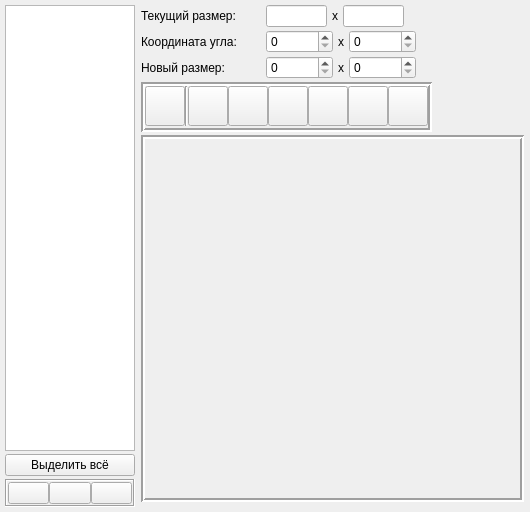
<?xml version="1.0" encoding="UTF-8"?>
<ui version="4.0">
 <class>PrinterWidget</class>
 <widget class="QWidget" name="PrinterWidget">
  <property name="geometry">
   <rect>
    <x>0</x>
    <y>0</y>
    <width>530</width>
    <height>512</height>
   </rect>
  </property>
  <property name="windowTitle">
   <string>Form</string>
  </property>
  <layout class="QGridLayout" name="gridLayout_2">
   <property name="leftMargin">
    <number>5</number>
   </property>
   <property name="topMargin">
    <number>5</number>
   </property>
   <property name="rightMargin">
    <number>5</number>
   </property>
   <property name="bottomMargin">
    <number>5</number>
   </property>
   <property name="spacing">
    <number>5</number>
   </property>
   <item row="0" column="0">
    <layout class="QHBoxLayout" name="horizontalLayout" stretch="0,0">
     <property name="spacing">
      <number>3</number>
     </property>
     <item>
      <layout class="QVBoxLayout" name="verticalLayout_2">
       <property name="spacing">
        <number>3</number>
       </property>
       <item>
        <widget class="QListWidget" name="print_list">
         <property name="sizePolicy">
          <sizepolicy hsizetype="Fixed" vsizetype="Expanding">
           <horstretch>0</horstretch>
           <verstretch>0</verstretch>
          </sizepolicy>
         </property>
         <property name="maximumSize">
          <size>
           <width>130</width>
           <height>16777215</height>
          </size>
         </property>
        </widget>
       </item>
       <item>
        <widget class="QPushButton" name="selection_button">
         <property name="text">
          <string>Выделить всё</string>
         </property>
         <property name="icon">
          <iconset resource="icons.qrc">
           <normaloff>:/icons/Icons/SelectAllIcon.png</normaloff>:/icons/Icons/SelectAllIcon.png</iconset>
         </property>
        </widget>
       </item>
       <item>
        <widget class="QFrame" name="frame">
         <property name="frameShape">
          <enum>QFrame::Box</enum>
         </property>
         <property name="frameShadow">
          <enum>QFrame::Sunken</enum>
         </property>
         <layout class="QHBoxLayout" name="horizontalLayout_6">
          <property name="spacing">
           <number>0</number>
          </property>
          <property name="leftMargin">
           <number>1</number>
          </property>
          <property name="topMargin">
           <number>1</number>
          </property>
          <property name="rightMargin">
           <number>1</number>
          </property>
          <property name="bottomMargin">
           <number>1</number>
          </property>
          <item>
           <widget class="QPushButton" name="delete_selected_button">
            <property name="toolTip">
             <string>&lt;html&gt;&lt;head/&gt;&lt;body&gt;&lt;p align=&quot;center&quot;&gt;&lt;span style=&quot; font-size:9pt;&quot;&gt;Удаление&lt;/span&gt;&lt;/p&gt;&lt;/body&gt;&lt;/html&gt;</string>
            </property>
            <property name="text">
             <string/>
            </property>
            <property name="icon">
             <iconset resource="icons.qrc">
              <normaloff>:/icons/Icons/DeleteIcon.png</normaloff>:/icons/Icons/DeleteIcon.png</iconset>
            </property>
            <property name="iconSize">
             <size>
              <width>30</width>
              <height>30</height>
             </size>
            </property>
           </widget>
          </item>
          <item>
           <widget class="QPushButton" name="compose_button">
            <property name="toolTip">
             <string>&lt;html&gt;&lt;head/&gt;&lt;body&gt;&lt;p align=&quot;center&quot;&gt;&lt;span style=&quot; font-size:9pt;&quot;&gt;Компоновка на одном листе и печать&lt;/span&gt;&lt;/p&gt;&lt;/body&gt;&lt;/html&gt;</string>
            </property>
            <property name="text">
             <string/>
            </property>
            <property name="icon">
             <iconset resource="icons.qrc">
              <normaloff>:/icons/Icons/CompIcon.jpg</normaloff>:/icons/Icons/CompIcon.jpg</iconset>
            </property>
            <property name="iconSize">
             <size>
              <width>30</width>
              <height>30</height>
             </size>
            </property>
           </widget>
          </item>
          <item>
           <widget class="QPushButton" name="print_button">
            <property name="toolTip">
             <string>&lt;html&gt;&lt;head/&gt;&lt;body&gt;&lt;p align=&quot;center&quot;&gt;&lt;span style=&quot; font-size:9pt;&quot;&gt;Печать на разных листах&lt;/span&gt;&lt;/p&gt;&lt;/body&gt;&lt;/html&gt;</string>
            </property>
            <property name="text">
             <string/>
            </property>
            <property name="icon">
             <iconset resource="icons.qrc">
              <normaloff>:/icons/Icons/PrintIcon.png</normaloff>:/icons/Icons/PrintIcon.png</iconset>
            </property>
            <property name="iconSize">
             <size>
              <width>30</width>
              <height>30</height>
             </size>
            </property>
           </widget>
          </item>
         </layout>
        </widget>
       </item>
      </layout>
     </item>
     <item>
      <layout class="QVBoxLayout" name="verticalLayout">
       <property name="spacing">
        <number>3</number>
       </property>
       <property name="leftMargin">
        <number>3</number>
       </property>
       <property name="topMargin">
        <number>0</number>
       </property>
       <property name="rightMargin">
        <number>1</number>
       </property>
       <property name="bottomMargin">
        <number>5</number>
       </property>
       <item>
        <layout class="QHBoxLayout" name="horizontalLayout_3">
         <property name="spacing">
          <number>5</number>
         </property>
         <property name="leftMargin">
          <number>0</number>
         </property>
         <property name="topMargin">
          <number>0</number>
         </property>
         <property name="rightMargin">
          <number>0</number>
         </property>
         <property name="bottomMargin">
          <number>0</number>
         </property>
         <item>
          <widget class="QLabel" name="current_size_label">
           <property name="sizePolicy">
            <sizepolicy hsizetype="Fixed" vsizetype="Preferred">
             <horstretch>0</horstretch>
             <verstretch>0</verstretch>
            </sizepolicy>
           </property>
           <property name="minimumSize">
            <size>
             <width>120</width>
             <height>0</height>
            </size>
           </property>
           <property name="text">
            <string>Текущий размер:</string>
           </property>
          </widget>
         </item>
         <item>
          <widget class="QLineEdit" name="current_width">
           <property name="sizePolicy">
            <sizepolicy hsizetype="Fixed" vsizetype="Fixed">
             <horstretch>0</horstretch>
             <verstretch>0</verstretch>
            </sizepolicy>
           </property>
           <property name="maximumSize">
            <size>
             <width>61</width>
             <height>16777215</height>
            </size>
           </property>
           <property name="readOnly">
            <bool>true</bool>
           </property>
          </widget>
         </item>
         <item>
          <widget class="QLabel" name="label_2">
           <property name="text">
            <string>x</string>
           </property>
          </widget>
         </item>
         <item>
          <widget class="QLineEdit" name="current_heigh">
           <property name="sizePolicy">
            <sizepolicy hsizetype="Fixed" vsizetype="Fixed">
             <horstretch>0</horstretch>
             <verstretch>0</verstretch>
            </sizepolicy>
           </property>
           <property name="maximumSize">
            <size>
             <width>61</width>
             <height>16777215</height>
            </size>
           </property>
           <property name="readOnly">
            <bool>true</bool>
           </property>
          </widget>
         </item>
         <item>
          <spacer name="horizontalSpacer">
           <property name="orientation">
            <enum>Qt::Horizontal</enum>
           </property>
           <property name="sizeHint" stdset="0">
            <size>
             <width>40</width>
             <height>20</height>
            </size>
           </property>
          </spacer>
         </item>
        </layout>
       </item>
       <item>
        <layout class="QHBoxLayout" name="horizontalLayout_5">
         <property name="spacing">
          <number>5</number>
         </property>
         <property name="leftMargin">
          <number>0</number>
         </property>
         <property name="topMargin">
          <number>0</number>
         </property>
         <property name="rightMargin">
          <number>0</number>
         </property>
         <property name="bottomMargin">
          <number>0</number>
         </property>
         <item>
          <widget class="QLabel" name="corner_coord_label">
           <property name="sizePolicy">
            <sizepolicy hsizetype="Fixed" vsizetype="Preferred">
             <horstretch>0</horstretch>
             <verstretch>0</verstretch>
            </sizepolicy>
           </property>
           <property name="minimumSize">
            <size>
             <width>120</width>
             <height>0</height>
            </size>
           </property>
           <property name="text">
            <string>Координата угла:</string>
           </property>
          </widget>
         </item>
         <item>
          <widget class="QSpinBox" name="corner_coord_x">
           <property name="wrapping">
            <bool>false</bool>
           </property>
           <property name="frame">
            <bool>true</bool>
           </property>
           <property name="accelerated">
            <bool>true</bool>
           </property>
           <property name="maximum">
            <number>999999</number>
           </property>
          </widget>
         </item>
         <item>
          <widget class="QLabel" name="label_5">
           <property name="text">
            <string>x</string>
           </property>
          </widget>
         </item>
         <item>
          <widget class="QSpinBox" name="corner_coord_y">
           <property name="accelerated">
            <bool>true</bool>
           </property>
           <property name="showGroupSeparator" stdset="0">
            <bool>false</bool>
           </property>
           <property name="suffix">
            <string/>
           </property>
           <property name="maximum">
            <number>999999</number>
           </property>
           <property name="value">
            <number>0</number>
           </property>
          </widget>
         </item>
         <item>
          <spacer name="horizontalSpacer_2">
           <property name="orientation">
            <enum>Qt::Horizontal</enum>
           </property>
           <property name="sizeHint" stdset="0">
            <size>
             <width>40</width>
             <height>20</height>
            </size>
           </property>
          </spacer>
         </item>
        </layout>
       </item>
       <item>
        <layout class="QHBoxLayout" name="horizontalLayout_4">
         <property name="spacing">
          <number>5</number>
         </property>
         <property name="leftMargin">
          <number>0</number>
         </property>
         <property name="topMargin">
          <number>0</number>
         </property>
         <property name="rightMargin">
          <number>0</number>
         </property>
         <property name="bottomMargin">
          <number>0</number>
         </property>
         <item>
          <widget class="QLabel" name="new_size_label">
           <property name="sizePolicy">
            <sizepolicy hsizetype="Fixed" vsizetype="Preferred">
             <horstretch>0</horstretch>
             <verstretch>0</verstretch>
            </sizepolicy>
           </property>
           <property name="minimumSize">
            <size>
             <width>120</width>
             <height>0</height>
            </size>
           </property>
           <property name="text">
            <string>Новый размер:</string>
           </property>
          </widget>
         </item>
         <item>
          <widget class="QSpinBox" name="new_size_x">
           <property name="accelerated">
            <bool>true</bool>
           </property>
           <property name="maximum">
            <number>999999</number>
           </property>
          </widget>
         </item>
         <item>
          <widget class="QLabel" name="label_3">
           <property name="text">
            <string>x</string>
           </property>
          </widget>
         </item>
         <item>
          <widget class="QSpinBox" name="new_size_y">
           <property name="accelerated">
            <bool>true</bool>
           </property>
           <property name="maximum">
            <number>999999</number>
           </property>
          </widget>
         </item>
         <item>
          <spacer name="horizontalSpacer_3">
           <property name="orientation">
            <enum>Qt::Horizontal</enum>
           </property>
           <property name="sizeHint" stdset="0">
            <size>
             <width>40</width>
             <height>20</height>
            </size>
           </property>
          </spacer>
         </item>
        </layout>
       </item>
       <item>
        <layout class="QHBoxLayout" name="horizontalLayout_7">
         <property name="spacing">
          <number>5</number>
         </property>
         <property name="sizeConstraint">
          <enum>QLayout::SetDefaultConstraint</enum>
         </property>
         <property name="leftMargin">
          <number>0</number>
         </property>
         <property name="topMargin">
          <number>0</number>
         </property>
         <property name="rightMargin">
          <number>0</number>
         </property>
         <property name="bottomMargin">
          <number>0</number>
         </property>
         <item>
          <widget class="QFrame" name="frame_2">
           <property name="sizePolicy">
            <sizepolicy hsizetype="Fixed" vsizetype="Fixed">
             <horstretch>0</horstretch>
             <verstretch>0</verstretch>
            </sizepolicy>
           </property>
           <property name="minimumSize">
            <size>
             <width>264</width>
             <height>0</height>
            </size>
           </property>
           <property name="frameShape">
            <enum>QFrame::Box</enum>
           </property>
           <property name="frameShadow">
            <enum>QFrame::Sunken</enum>
           </property>
           <property name="lineWidth">
            <number>2</number>
           </property>
           <layout class="QHBoxLayout" name="horizontalLayout_2">
            <property name="spacing">
             <number>0</number>
            </property>
            <property name="leftMargin">
             <number>0</number>
            </property>
            <property name="topMargin">
             <number>0</number>
            </property>
            <property name="rightMargin">
             <number>0</number>
            </property>
            <property name="bottomMargin">
             <number>2</number>
            </property>
            <item>
             <widget class="QPushButton" name="cancel_button">
              <property name="sizePolicy">
               <sizepolicy hsizetype="Fixed" vsizetype="Fixed">
                <horstretch>0</horstretch>
                <verstretch>0</verstretch>
               </sizepolicy>
              </property>
              <property name="minimumSize">
               <size>
                <width>40</width>
                <height>40</height>
               </size>
              </property>
              <property name="toolTip">
               <string>&lt;html&gt;&lt;head/&gt;&lt;body&gt;&lt;p align=&quot;center&quot;&gt;&lt;span style=&quot; font-size:9pt;&quot;&gt;Отмена действия&lt;/span&gt;&lt;/p&gt;&lt;/body&gt;&lt;/html&gt;</string>
              </property>
              <property name="whatsThis">
               <string/>
              </property>
              <property name="text">
               <string/>
              </property>
              <property name="icon">
               <iconset resource="icons.qrc">
                <normaloff>:/icons/Icons/CancelIcon.png</normaloff>:/icons/Icons/CancelIcon.png</iconset>
              </property>
              <property name="iconSize">
               <size>
                <width>25</width>
                <height>25</height>
               </size>
              </property>
              <property name="checkable">
               <bool>false</bool>
              </property>
              <property name="autoDefault">
               <bool>false</bool>
              </property>
              <property name="default">
               <bool>false</bool>
              </property>
              <property name="flat">
               <bool>false</bool>
              </property>
             </widget>
            </item>
            <item>
             <widget class="Line" name="line">
              <property name="orientation">
               <enum>Qt::Vertical</enum>
              </property>
             </widget>
            </item>
            <item>
             <widget class="QPushButton" name="cut_button">
              <property name="sizePolicy">
               <sizepolicy hsizetype="Fixed" vsizetype="Fixed">
                <horstretch>0</horstretch>
                <verstretch>0</verstretch>
               </sizepolicy>
              </property>
              <property name="minimumSize">
               <size>
                <width>40</width>
                <height>40</height>
               </size>
              </property>
              <property name="toolTip">
               <string>&lt;html&gt;&lt;head/&gt;&lt;body&gt;&lt;p align=&quot;center&quot;&gt;&lt;span style=&quot; font-size:9pt;&quot;&gt;Обрезка изображения&lt;/span&gt;&lt;/p&gt;&lt;/body&gt;&lt;/html&gt;</string>
              </property>
              <property name="text">
               <string/>
              </property>
              <property name="icon">
               <iconset resource="icons.qrc">
                <normaloff>:/icons/Icons/CutIcon.png</normaloff>:/icons/Icons/CutIcon.png</iconset>
              </property>
              <property name="iconSize">
               <size>
                <width>30</width>
                <height>30</height>
               </size>
              </property>
             </widget>
            </item>
            <item>
             <widget class="QPushButton" name="rotate_left_button">
              <property name="sizePolicy">
               <sizepolicy hsizetype="Fixed" vsizetype="Fixed">
                <horstretch>0</horstretch>
                <verstretch>0</verstretch>
               </sizepolicy>
              </property>
              <property name="minimumSize">
               <size>
                <width>40</width>
                <height>40</height>
               </size>
              </property>
              <property name="toolTip">
               <string>&lt;html&gt;&lt;head/&gt;&lt;body&gt;&lt;p align=&quot;center&quot;&gt;&lt;span style=&quot; font-size:9pt;&quot;&gt;Поворот против ч.с.&lt;/span&gt;&lt;/p&gt;&lt;/body&gt;&lt;/html&gt;</string>
              </property>
              <property name="text">
               <string/>
              </property>
              <property name="icon">
               <iconset resource="icons.qrc">
                <normaloff>:/icons/Icons/RotLeftIcon.png</normaloff>:/icons/Icons/RotLeftIcon.png</iconset>
              </property>
              <property name="iconSize">
               <size>
                <width>30</width>
                <height>30</height>
               </size>
              </property>
             </widget>
            </item>
            <item>
             <widget class="QPushButton" name="rotate_right_button">
              <property name="sizePolicy">
               <sizepolicy hsizetype="Fixed" vsizetype="Fixed">
                <horstretch>0</horstretch>
                <verstretch>0</verstretch>
               </sizepolicy>
              </property>
              <property name="minimumSize">
               <size>
                <width>40</width>
                <height>40</height>
               </size>
              </property>
              <property name="toolTip">
               <string>&lt;html&gt;&lt;head/&gt;&lt;body&gt;&lt;p&gt;&lt;span style=&quot; font-size:9pt;&quot;&gt;Поворот по ч.с.&lt;/span&gt;&lt;/p&gt;&lt;/body&gt;&lt;/html&gt;</string>
              </property>
              <property name="text">
               <string/>
              </property>
              <property name="icon">
               <iconset resource="icons.qrc">
                <normaloff>:/icons/Icons/RotRightIcon.png</normaloff>:/icons/Icons/RotRightIcon.png</iconset>
              </property>
              <property name="iconSize">
               <size>
                <width>30</width>
                <height>30</height>
               </size>
              </property>
             </widget>
            </item>
            <item>
             <widget class="QPushButton" name="discolour_button">
              <property name="sizePolicy">
               <sizepolicy hsizetype="Fixed" vsizetype="Fixed">
                <horstretch>0</horstretch>
                <verstretch>0</verstretch>
               </sizepolicy>
              </property>
              <property name="minimumSize">
               <size>
                <width>40</width>
                <height>40</height>
               </size>
              </property>
              <property name="toolTip">
               <string>&lt;html&gt;&lt;head/&gt;&lt;body&gt;&lt;p align=&quot;center&quot;&gt;&lt;span style=&quot; font-size:9pt;&quot;&gt;Перевод в черно-белое&lt;/span&gt;&lt;/p&gt;&lt;/body&gt;&lt;/html&gt;</string>
              </property>
              <property name="whatsThis">
               <string/>
              </property>
              <property name="text">
               <string/>
              </property>
              <property name="icon">
               <iconset resource="icons.qrc">
                <normaloff>:/icons/Icons/DiscolourIcon.bmp</normaloff>:/icons/Icons/DiscolourIcon.bmp</iconset>
              </property>
              <property name="iconSize">
               <size>
                <width>25</width>
                <height>25</height>
               </size>
              </property>
             </widget>
            </item>
            <item>
             <widget class="QPushButton" name="scale_plus_button">
              <property name="sizePolicy">
               <sizepolicy hsizetype="Fixed" vsizetype="Fixed">
                <horstretch>0</horstretch>
                <verstretch>0</verstretch>
               </sizepolicy>
              </property>
              <property name="minimumSize">
               <size>
                <width>40</width>
                <height>40</height>
               </size>
              </property>
              <property name="toolTip">
               <string>&lt;html&gt;&lt;head/&gt;&lt;body&gt;&lt;p align=&quot;center&quot;&gt;&lt;span style=&quot; font-size:9pt;&quot;&gt;Увеличить&lt;/span&gt;&lt;/p&gt;&lt;/body&gt;&lt;/html&gt;</string>
              </property>
              <property name="text">
               <string/>
              </property>
              <property name="icon">
               <iconset resource="icons.qrc">
                <normaloff>:/icons/Icons/ScalePlusIcon.png</normaloff>:/icons/Icons/ScalePlusIcon.png</iconset>
              </property>
              <property name="iconSize">
               <size>
                <width>25</width>
                <height>25</height>
               </size>
              </property>
             </widget>
            </item>
            <item>
             <widget class="QPushButton" name="scale_minus_button">
              <property name="sizePolicy">
               <sizepolicy hsizetype="Fixed" vsizetype="Fixed">
                <horstretch>0</horstretch>
                <verstretch>0</verstretch>
               </sizepolicy>
              </property>
              <property name="minimumSize">
               <size>
                <width>40</width>
                <height>40</height>
               </size>
              </property>
              <property name="toolTip">
               <string>&lt;html&gt;&lt;head/&gt;&lt;body&gt;&lt;p align=&quot;center&quot;&gt;&lt;span style=&quot; font-size:9pt;&quot;&gt;Уменьшить&lt;/span&gt;&lt;/p&gt;&lt;/body&gt;&lt;/html&gt;</string>
              </property>
              <property name="text">
               <string/>
              </property>
              <property name="icon">
               <iconset resource="icons.qrc">
                <normaloff>:/icons/Icons/ScaleMinusIcon.png</normaloff>:/icons/Icons/ScaleMinusIcon.png</iconset>
              </property>
              <property name="iconSize">
               <size>
                <width>25</width>
                <height>25</height>
               </size>
              </property>
             </widget>
            </item>
           </layout>
          </widget>
         </item>
         <item>
          <spacer name="horizontalSpacer_4">
           <property name="orientation">
            <enum>Qt::Horizontal</enum>
           </property>
           <property name="sizeHint" stdset="0">
            <size>
             <width>40</width>
             <height>20</height>
            </size>
           </property>
          </spacer>
         </item>
        </layout>
       </item>
       <item>
        <widget class="QScrollArea" name="monitor_area">
         <property name="frameShape">
          <enum>QFrame::Box</enum>
         </property>
         <property name="frameShadow">
          <enum>QFrame::Sunken</enum>
         </property>
         <property name="lineWidth">
          <number>2</number>
         </property>
         <property name="widgetResizable">
          <bool>true</bool>
         </property>
         <widget class="QWidget" name="scrollAreaWidgetContents_2">
          <property name="geometry">
           <rect>
            <x>0</x>
            <y>0</y>
            <width>369</width>
            <height>356</height>
           </rect>
          </property>
         </widget>
        </widget>
       </item>
      </layout>
     </item>
    </layout>
   </item>
  </layout>
 </widget>
 <resources>
  <include location="icons.qrc"/>
 </resources>
 <connections/>
</ui>
